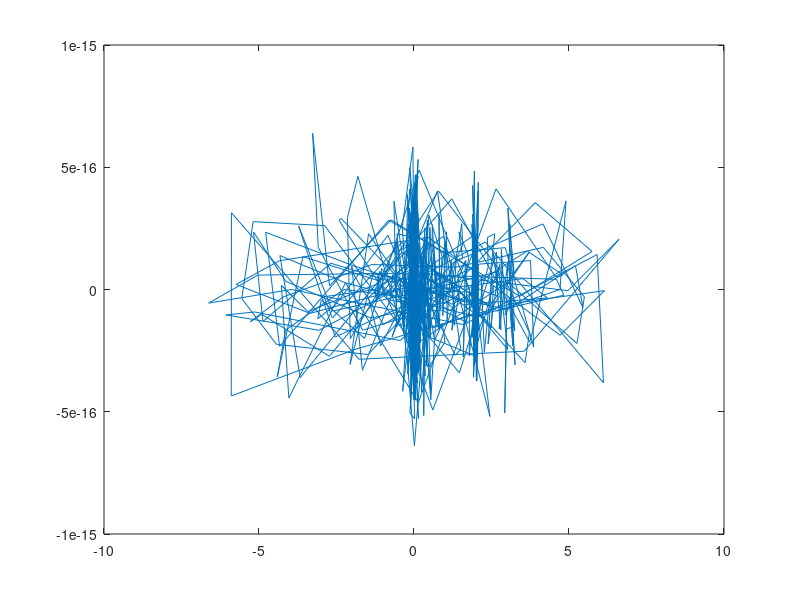
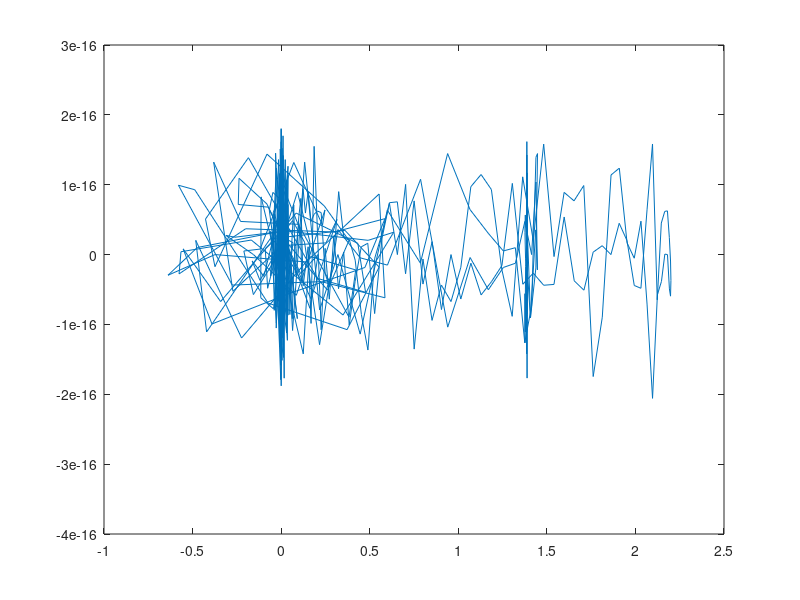
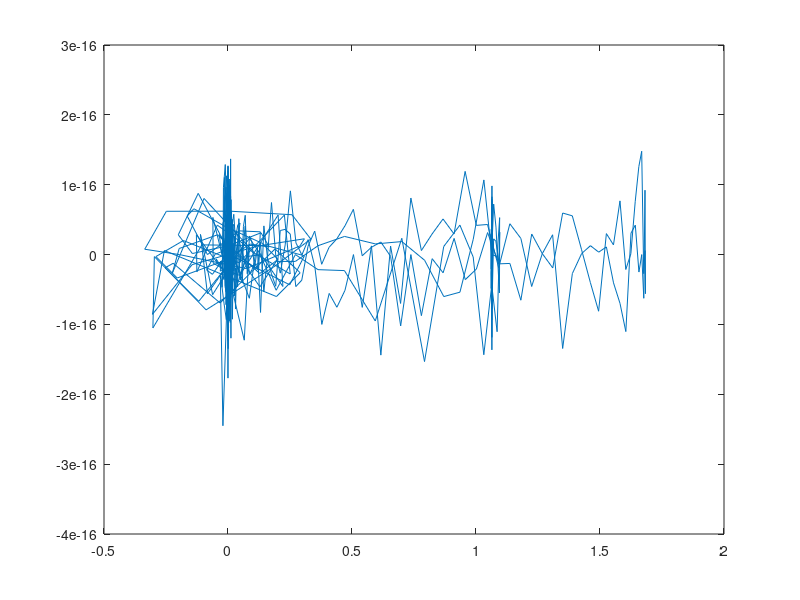
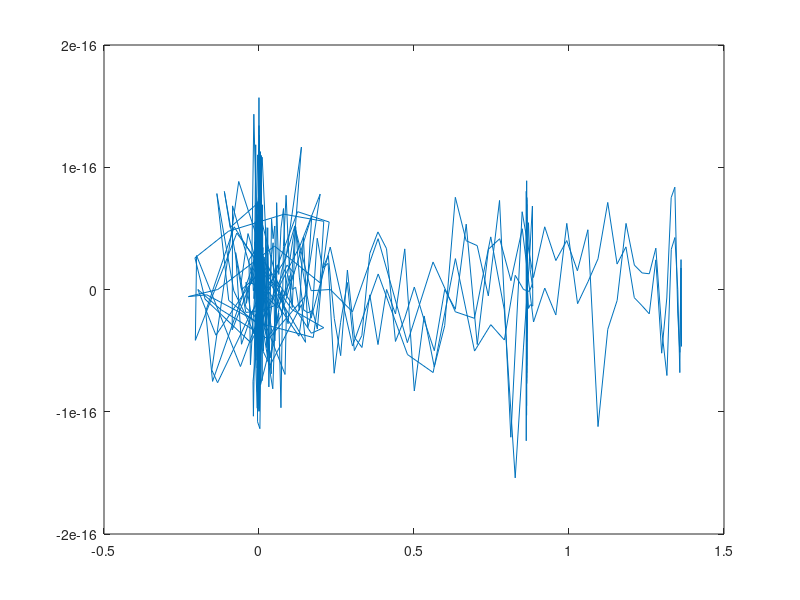

The MATLAB script that drew these images, in order:
clear all;
close all;
clc

%Before running code! Plase, dowload the x4fun.mat in our github. If you
%cant find it, then go to Canvas under the projecy folder in EE23

%Conclusion: Incrementing the eigen value, reduces the noise. However, the
%bigger the eigen value, the lower the Amplitude of the signal.

load('x4fun.mat')

N_SAMP = 1024;

w = linspace(0, 2 * pi * (1 - 1 / N_SAMP), N_SAMP); 

h_n = zeros(N_SAMP, 1);
h_n(1 : 11) = 1;

%PArt1, a)
y_n = conv(x, h_n);

Y_jw = fft(y_n, N_SAMP);

H_jw = fft(h_n, N_SAMP);

% Replace H_jw_inv with Wiener filter!
eigen = linspace(0, 1000, 20); 
noise_n = 0.01 * randn(N_SAMP, 1);
noise_jw = fft(noise_n);
Y_jw_noise = Y_jw + noise_jw;

% Try multiple values of eigen
for i = 1 : length(eigen)
    H_w_jw = conj(H_jw) ./ ((abs(H_jw) .^ 2) + eigen(i));
    X_jw = Y_jw_noise .* H_w_jw;
    x_d2 = ifft(X_jw,N_SAMP);
    figure(i)
    plot(x_d2);
end
